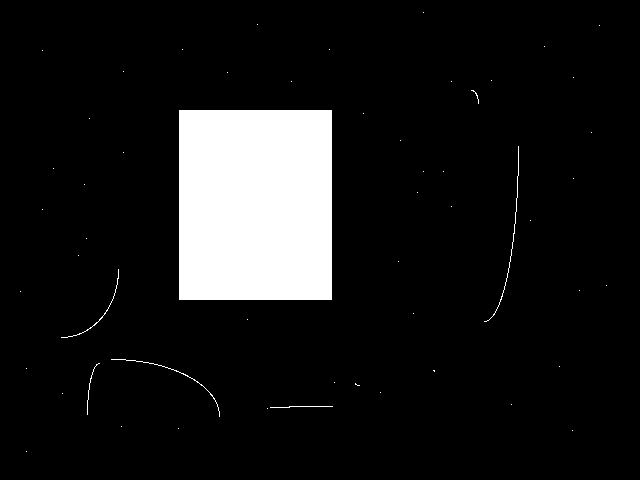
//> input picture erosion.png, 640 x 480 px
$ ./erosion   (built with g++ and OpenCV 4)
//> lines starting //> are read from the running program, lines starting //| are printed output that depends on the picture; after the words box and inside, x2 and y2 are one past the last pixel; in counts of white or black regions, pixels touching at a corner belong together
#include <iostream>
#include <stdlib.h>
#include <algorithm>
#include <math.h>
#include "opencv2/highgui/highgui.hpp"
#include "opencv2/imgproc/imgproc.hpp"
#include "opencv2/core/core.hpp"
using namespace cv;
using namespace std;

int main()
{
	Mat img=imread("erosion.png",0);
//> img: 480 rows x 640 cols, CV_8UC1; 9.7% white; 55 white regions (49 under 20 px), largest, box (x1, y1, x2, y2) and area: (179, 110, 332, 300) 29070, (484, 146, 519, 322) 183, (111, 359, 220, 417) 133, (61, 269, 119, 338) 102, (270, 406, 333, 408) 64, (87, 363, 100, 415) 55
	Mat img1=img.clone();
	int i,j;

	for(i=0;i<img.rows;i++)
	{
		for(j=0;j<img.cols;j++)
		{
			if(!(i==0|| j==0 ||i==img.rows-1 ||j==img.cols-1))
			{
				if(img.at<uchar>(i-1,j-1)==0 || img.at<uchar>(i-1,j)==0 || img.at<uchar>(i-1,j+1)==0 || img.at<uchar>(i,j-1)==0 || img.at<uchar>(i,j+1)==0 ||img.at<uchar>(i+1,j-1)==0 ||img.at<uchar>(i+1,j)==0 || img.at<uchar>(i+1,j+1)==0 )
				{
					img1.at<uchar>(i,j) = 0;
				}
				else
					img1.at<uchar>(i,j) = 255;
			}
		}
	}
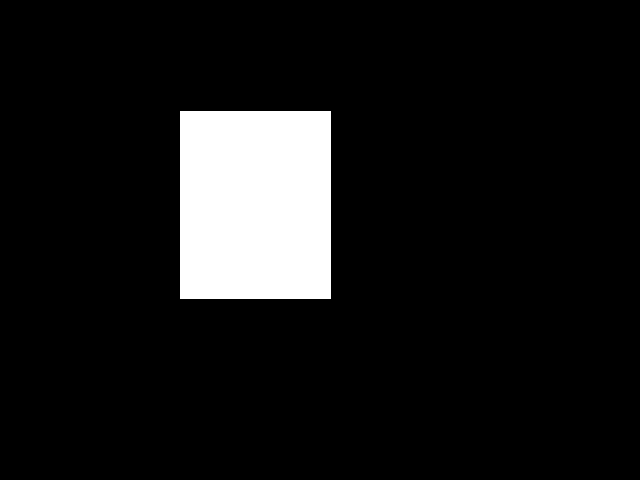
//> img1: 480 rows x 640 cols, CV_8UC1; 9.2% white; 1 white region, box (x1, y1, x2, y2) and area: (180, 111, 331, 299) 28388

	Mat img2=img1.clone();

	for(i=0;i<img.rows;i++)
	{
		for(j=0;j<img.cols;j++)
		{
			if(!(i==0|| j==0 ||i==img.rows-1 ||j==img.cols-1))
			{
				if(img1.at<uchar>(i,j)==255 ||img1.at<uchar>(i-1,j-1)==255 || img1.at<uchar>(i-1,j)==255 || img1.at<uchar>(i-1,j+1)==255 || img1.at<uchar>(i,j-1)==255 || img1.at<uchar>(i,j+1)==255 ||img1.at<uchar>(i+1,j-1)==255 ||img1.at<uchar>(i+1,j)==255 || img1.at<uchar>(i+1,j+1)==255 )
				{
					img2.at<uchar>(i,j) = 255;
				}
				else
					img2.at<uchar>(i,j) = 0;
			}
		}
	}
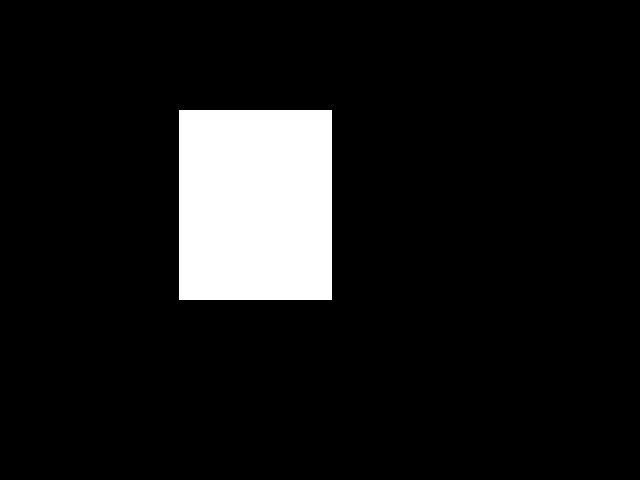
//> img2: 480 rows x 640 cols, CV_8UC1; 9.5% white; 1 white region, box (x1, y1, x2, y2) and area: (179, 110, 332, 300) 29070

	namedWindow("ab",WINDOW_AUTOSIZE);
	imshow("ab",img2);
	waitKey(0);
	return 0;
}

$ run again, with fruits.png copied over erosion.png
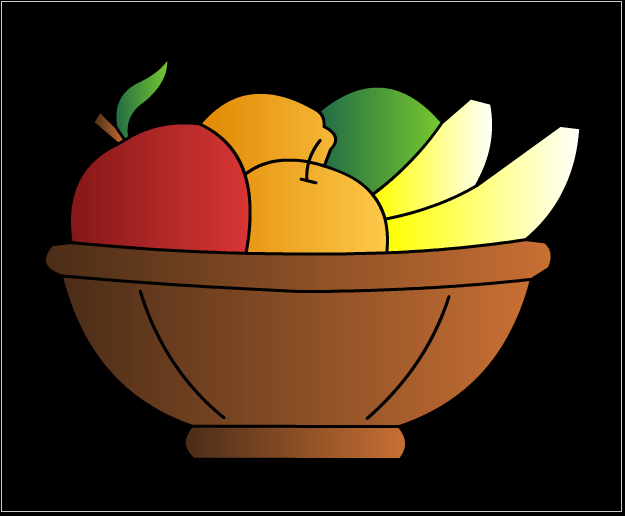
//> input picture fruits.png, 625 x 516 px
//> after the loop `for(i=0;i<img.rows;i++)`:
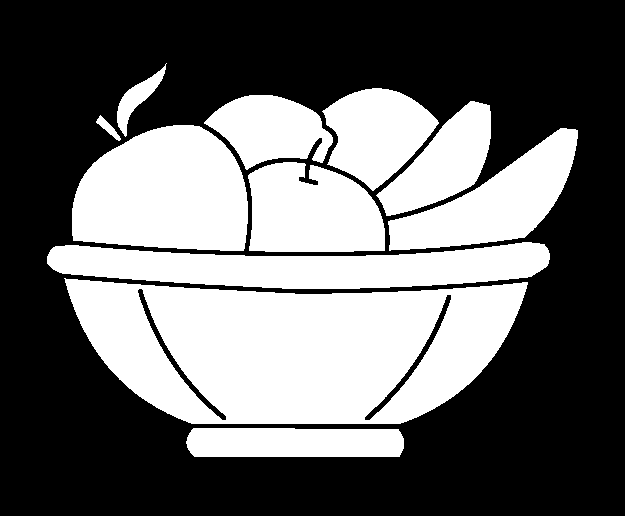
//> img1: 516 rows x 625 cols, CV_8UC1; 40.7% white; 11 white regions, largest, box (x1, y1, x2, y2) and area: (64, 278, 528, 424) 49542, (72, 125, 248, 251) 17892, (47, 242, 550, 289) 15772
//> after the loop `for(i=0;i<img.rows;i++)`:
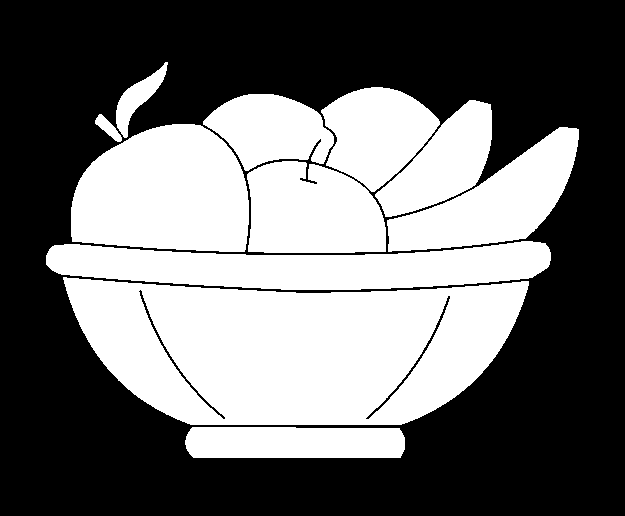
//> img2: 516 rows x 625 cols, CV_8UC1; 43% white; 11 white regions, largest, box (x1, y1, x2, y2) and area: (63, 277, 529, 425) 51642, (71, 124, 249, 252) 18500, (46, 241, 551, 290) 16898
